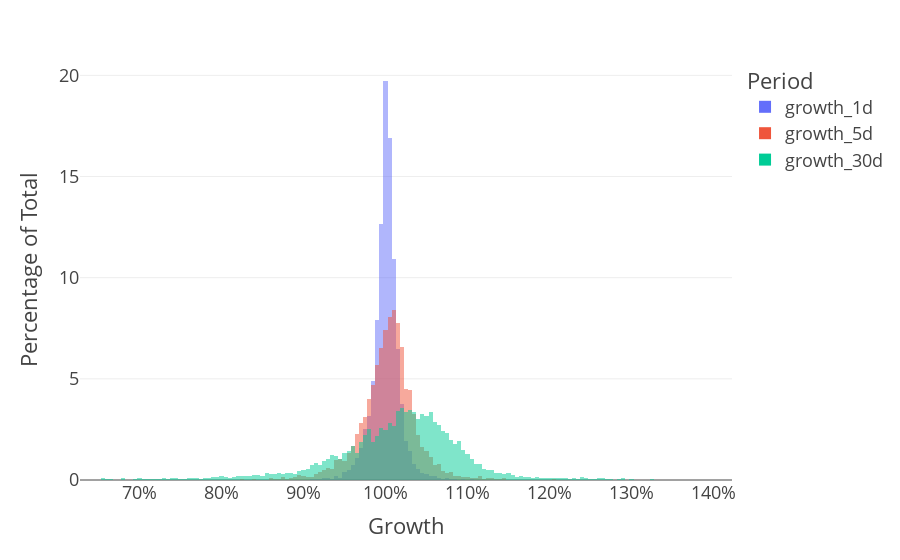

The notebook cell saved with this chart:
### Code cell
# Histograms with Plotly Express
# Reshaping Data for Plotly
df_melted = df[['growth_1d', 'growth_5d', 'growth_30d']].melt(var_name="Period", value_name="Growth")

# Create Histogram with Percent Formatting
fig = px.histogram(
    df_melted, 
    x="Growth", 
    color="Period", 
    barmode="overlay", 
    nbins=200, 
    histnorm="percent"  # Normalize to percentage
)

# Format Axes
fig.update_layout(
    xaxis=dict(tickformat=".0%"),  # Format x-axis as percentage
    yaxis=dict(title="Percentage of Total", tickformat=".1f%")  # Format y-axis as percentage
)

# Show figure
fig.update_layout(template='presentation')
fig.show()

### Figure 1 — Plotly figure (JSON) as saved in the notebook; plotly's stock layout.template omitted (floating-point values rounded to 4 significant figures; data arrays with more than 128 entries replaced by an {"elided": "..."} marker saying what was removed)
{"data": [{"bingroup": "x", "histnorm": "percent", "hovertemplate": "Period=growth_1d<br>Growth=%{x}<br>percent=%{y}<extra></extra>", "legendgroup": "growth_1d", "marker": {"color": "#636efa", "opacity": 0.5, "pattern": {"shape": ""}}, "name": "growth_1d", "nbinsx": 200, "orientation": "v", "showlegend": true, "type": "histogram", "x": {"elided": "6522 float values"}, "xaxis": "x", "yaxis": "y"}, {"bingroup": "x", "histnorm": "percent", "hovertemplate": "Period=growth_5d<br>Growth=%{x}<br>percent=%{y}<extra></extra>", "legendgroup": "growth_5d", "marker": {"color": "#EF553B", "opacity": 0.5, "pattern": {"shape": ""}}, "name": "growth_5d", "nbinsx": 200, "orientation": "v", "showlegend": true, "type": "histogram", "x": {"elided": "6522 float values"}, "xaxis": "x", "yaxis": "y"}, {"bingroup": "x", "histnorm": "percent", "hovertemplate": "Period=growth_30d<br>Growth=%{x}<br>percent=%{y}<extra></extra>", "legendgroup": "growth_30d", "marker": {"color": "#00cc96", "opacity": 0.5, "pattern": {"shape": ""}}, "name": "growth_30d", "nbinsx": 200, "orientation": "v", "showlegend": true, "type": "histogram", "x": {"elided": "6522 float values"}, "xaxis": "x", "yaxis": "y"}], "layout": {"barmode": "overlay", "legend": {"title": {"text": "Period"}, "tracegroupgap": 0}, "margin": {"t": 60}, "xaxis": {"anchor": "y", "domain": [0, 1], "tickformat": ".0%", "title": {"text": "Growth"}}, "yaxis": {"anchor": "x", "domain": [0, 1], "tickformat": ".1f%", "title": {"text": "Percentage of Total"}}}}
